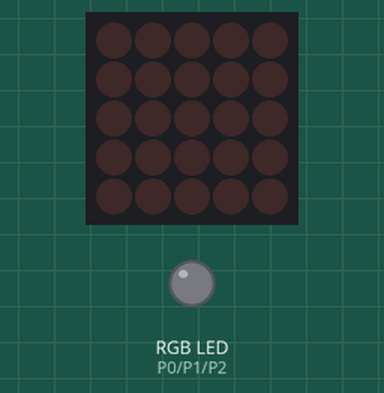
Recording of a sketch running on a simulated BBC micro:bit. Shown: 5×5 LED matrix, an RGB LED mixed from three pins (HIGH = lit).

Above: at 0.15 s.
Timing chart, 0 to 1.6 s (numbered marks = the images above):
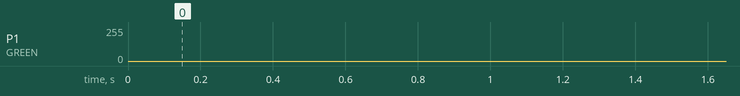

The sketch:

LED_PWM.ino
```cpp
#include <Adafruit_Microbit.h>

const int RED = 0;
const int GREEN = 1;
const int BLUE = 2;
//0,1,2 unicamente

Adafruit_Microbit_Matrix microbit;

void setup() {

  pinMode(RED, OUTPUT);
  pinMode(GREEN, OUTPUT);
  pinMode(BLUE, OUTPUT);
  microbit.begin();
}
void fadeInOut(int color) {
  for (int i = 0; i < 255; i++) {
    analogWrite(color, i);
    delay(1);
  }
  for (int i = 256; i >= 0 ; i--) {
    analogWrite(color, i);
    delay(1);
  }
}
void fadeInOut(int color,int color2) {
  for (int i = 0; i < 255; i++) {
    analogWrite(color, i);
    analogWrite(color2, i);
    delay(1);
  }
  for (int i = 256; i >= 0 ; i--) {
    analogWrite(color, i);
    analogWrite(color2, i);
    delay(1);
  }
}
void fadeInOut(int color,int color2,int color3) {
  for (int i = 0; i < 255; i++) {
    analogWrite(color, i);
    analogWrite(color2, i);
    analogWrite(color3, i);
    delay(1);
  }
  for (int i = 256; i >= 0 ; i--) {
    analogWrite(color, i);
    analogWrite(color2, i);
    analogWrite(color3, i);
    delay(1);
  }
}
void loop() {
  fadeInOut(RED);
  fadeInOut(RED,GREEN);
  fadeInOut(GREEN);
  fadeInOut(GREEN,BLUE);
  fadeInOut(BLUE);
  fadeInOut(BLUE,RED);
  fadeInOut(RED,GREEN,BLUE);
}
```
